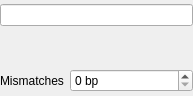
<?xml version="1.0" encoding="UTF-8"?>
<ui version="4.0">
 <class>PrimerGroupBox</class>
 <widget class="QWidget" name="PrimerGroupBox">
  <property name="geometry">
   <rect>
    <x>0</x>
    <y>0</y>
    <width>193</width>
    <height>96</height>
   </rect>
  </property>
  <property name="windowTitle">
   <string>Form</string>
  </property>
  <layout class="QVBoxLayout" name="verticalLayout">
   <property name="leftMargin">
    <number>0</number>
   </property>
   <property name="topMargin">
    <number>0</number>
   </property>
   <property name="rightMargin">
    <number>0</number>
   </property>
   <property name="bottomMargin">
    <number>0</number>
   </property>
   <item>
    <widget class="U2::PrimerLineEdit" name="primerEdit">
     <property name="text">
      <string/>
     </property>
     <property name="maxLength">
      <number>1000</number>
     </property>
     <property name="placeholderText">
      <string/>
     </property>
    </widget>
   </item>
   <item>
    <layout class="QHBoxLayout" name="horizontalLayout">
     <property name="spacing">
      <number>0</number>
     </property>
     <item>
      <widget class="QLabel" name="characteristicsLabel">
       <property name="sizePolicy">
        <sizepolicy hsizetype="Minimum" vsizetype="Preferred">
         <horstretch>0</horstretch>
         <verstretch>0</verstretch>
        </sizepolicy>
       </property>
       <property name="text">
        <string/>
       </property>
       <property name="alignment">
        <set>Qt::AlignLeading|Qt::AlignLeft|Qt::AlignVCenter</set>
       </property>
      </widget>
     </item>
     <item>
      <widget class="QToolButton" name="reverseComplementButton">
       <property name="sizePolicy">
        <sizepolicy hsizetype="Maximum" vsizetype="Fixed">
         <horstretch>0</horstretch>
         <verstretch>0</verstretch>
        </sizepolicy>
       </property>
       <property name="maximumSize">
        <size>
         <width>23</width>
         <height>16777215</height>
        </size>
       </property>
       <property name="toolTip">
        <string>Reverse-complement sequence</string>
       </property>
       <property name="text">
        <string/>
       </property>
       <property name="icon">
        <iconset>
         <normaloff>:/core/images/show_compl.png</normaloff>:/core/images/show_compl.png</iconset>
       </property>
       <property name="autoRaise">
        <bool>true</bool>
       </property>
      </widget>
     </item>
     <item>
      <widget class="QToolButton" name="browseButton">
       <property name="sizePolicy">
        <sizepolicy hsizetype="Maximum" vsizetype="Fixed">
         <horstretch>0</horstretch>
         <verstretch>0</verstretch>
        </sizepolicy>
       </property>
       <property name="maximumSize">
        <size>
         <width>23</width>
         <height>16777215</height>
        </size>
       </property>
       <property name="toolTip">
        <string>Choose a primer from the primer library</string>
       </property>
       <property name="text">
        <string/>
       </property>
       <property name="icon">
        <iconset>
         <normaloff>:/core/images/database_with_arrow.png</normaloff>:/core/images/database_with_arrow.png</iconset>
       </property>
       <property name="autoRaise">
        <bool>true</bool>
       </property>
      </widget>
     </item>
    </layout>
   </item>
   <item>
    <layout class="QHBoxLayout" name="horizontalLayout_2">
     <item>
      <widget class="QLabel" name="mismatchesLabel">
       <property name="sizePolicy">
        <sizepolicy hsizetype="Maximum" vsizetype="Preferred">
         <horstretch>0</horstretch>
         <verstretch>0</verstretch>
        </sizepolicy>
       </property>
       <property name="text">
        <string>Mismatches</string>
       </property>
      </widget>
     </item>
     <item>
      <widget class="QSpinBox" name="mismatchesSpinBox">
       <property name="suffix">
        <string> bp</string>
       </property>
      </widget>
     </item>
    </layout>
   </item>
  </layout>
 </widget>
 <customwidgets>
  <customwidget>
   <class>U2::PrimerLineEdit</class>
   <extends>QLineEdit</extends>
   <header>U2Gui/PrimerLineEdit.h</header>
  </customwidget>
 </customwidgets>
 <resources>
  <include location="../../../../corelibs/U2Gui/U2Gui.qrc"/>
 </resources>
 <connections/>
</ui>
